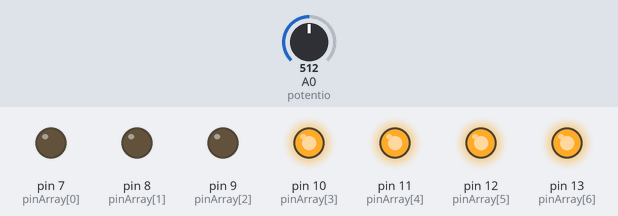
A sketch run on a simulated Arduino Uno, built with avr-gcc and run on an emulated ATmega328P. Parts: output pins drawn as LEDs (lit = HIGH). The test bench sets the inputs (shaded band); at power-on: A0 (potentio) = 512.

Above: at 1.2 s.
1.3 s: A0 (potentio) set to 667
2.8 s: A0 (potentio) set to 691
At 3.9 s:
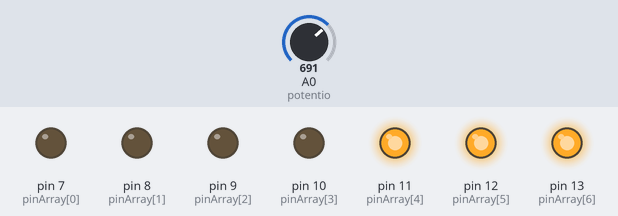
4.3 s: A0 (potentio) set to 511
At 5.0 s:
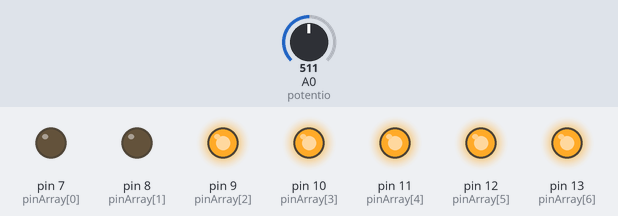
5.8 s: A0 (potentio) set to 355
7.3 s: A0 (potentio) set to 332
At 8.5 s:
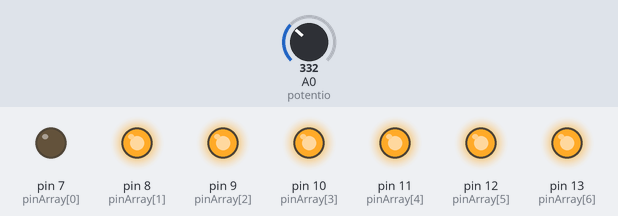
8.8 s: A0 (potentio) set to 716
At 9.7 s:
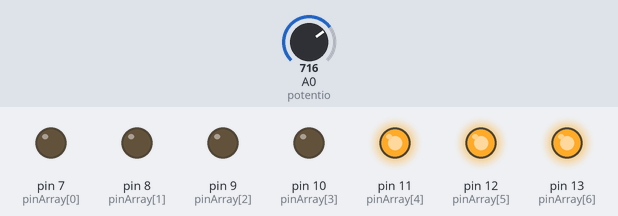
Timing chart, 0 to 11.3 s (numbered marks = the images above; inputs shaded):
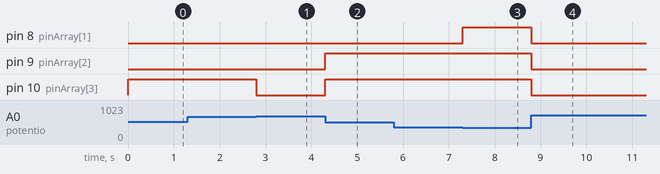

The sketch:

opdrachtVier.ino
```cpp
// Stop alle te gebruiken pinnen in een array
const int pinArray[] = {7, 8, 9, 10, 11, 12, 13};
// Sla het aantal pinnen op in var
const int amtOfPins = 7;
// Definieer de potentiometer
#define potentio A0

// Maak een var aan voor het bijhouden van de huidige waarde van de potentiometer
int currentPotentioRead = 0;

void setup()
{
  // Init serial
  Serial.begin(9600);

  // Roep functie aan om pinmodes van leds in te stellen
  initializeLEDs();
  // Stel de pinmode van de potentiometer in
  pinMode(potentio, INPUT);

  // Verkrijg de huidige waarde
  currentPotentioRead = analogRead(potentio);
  // Vorm de waarde om tot waardes van 0-6 door de mapPotentioValue functie aan te roepen
  currentPotentioRead = mapPotentiometerValue(currentPotentioRead);

  // Roep functie aan om de leds in te stellen met de waarde van de potentio
  setLedsByPotentio(currentPotentioRead);
}

void loop()
{
  // Verkrijg weer de waarde van de potentio en map deze naar 0-6
  int potentioRead = analogRead(potentio);
  potentioRead = mapPotentiometerValue(potentioRead);

  // Als deze waarde in de loep niet gelijk is aan de current betekend dit dat de waarde veranderd is
  if (potentioRead != currentPotentioRead) {
    // Roep functie aan om de leds in te stellen met de waarde van de potentio
    setLedsByPotentio(potentioRead);

    // Stel de nieuwe waarde van de potentio in als current
    currentPotentioRead = potentioRead;
  }
}

void setLedsByPotentio(int value)
{
  // Loop om de leds aan te zetten
  // Loopt van megegeven potentio waarde tot de aantal gebruikte pinnen
  // Dit is van links naar rechts aangezien de hoogste waarde aan de linker kant van de potentiometer zit
  for (int count = value; count < amtOfPins; count++) {
    digitalWrite(pinArray[count], HIGH);
  }

  // Loop door de overige pins om deze uit te zetten
  // Van 0 naar de huidige waarde van de potentio min 1
  for (int count = 0; count < value; count++) {
    digitalWrite(pinArray[count], LOW);
  }
}

void initializeLEDs()
{
  // Stel de pinmode in voor alle pins uit de array
  for (int count = 0; count < amtOfPins; count++) {
    pinMode(pinArray[count], OUTPUT);
  }
}

int mapPotentiometerValue(int value)
{
  // Map de potentiometer waardes naar een range van 0 t/m 6
  return map(value, 0, 1023, 0, 6);
}
```

Measured:
- the behaviour switches between 681 and 682 on A0 (potentio) (found by bisection; images 0 and 1)
- the behaviour switches between 341 and 340 on A0 (potentio) (found by bisection; images 2 and 3)
- after the input at 1.3 s, every drawn part: stays the same
- after the input at 2.8 s, pin 10 (pinArray[3]): HIGH → LOW at once
- after the input at 4.3 s, pin 9 (pinArray[2]), pin 10 (pinArray[3]): LOW → HIGH at once
- after the input at 5.8 s, every drawn part: stays the same
- after the input at 7.3 s, pin 8 (pinArray[1]): LOW → HIGH at once
- after the input at 8.8 s, pin 8 (pinArray[1]), pin 9 (pinArray[2]), pin 10 (pinArray[3]): HIGH → LOW at once
